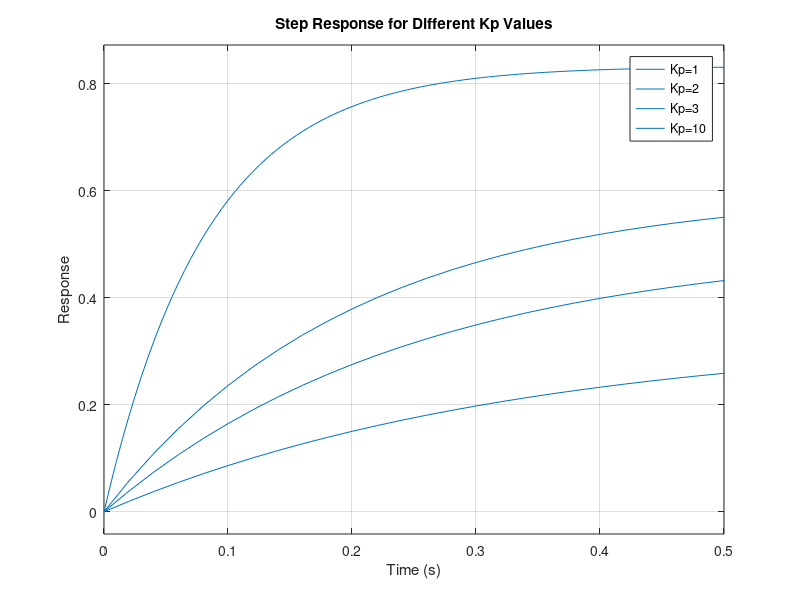

Write MATLAB code to recreate this figure.
clearvars, clc

Kp = 1;
num = [Kp];
denum = [1 2+Kp];
Y = tf(num, denum)
step(Y)
hold on

Kp = 2;
num = [Kp];
denum = [1 2+Kp];
Y = tf(num, denum)
step(Y)
hold on

Kp = 3;
num = [Kp];
denum = [1 2+Kp];
Y = tf(num, denum)
step(Y)
hold on

Kp = 10;
num = [Kp];
denum = [1 2+Kp];
Y = tf(num, denum)
step(Y)
legend("Kp=1", "Kp=2","Kp=3","Kp=10")

title('Step Response for Different Kp Values');
xlabel('Time (s)');
ylabel('Response');
grid on;
